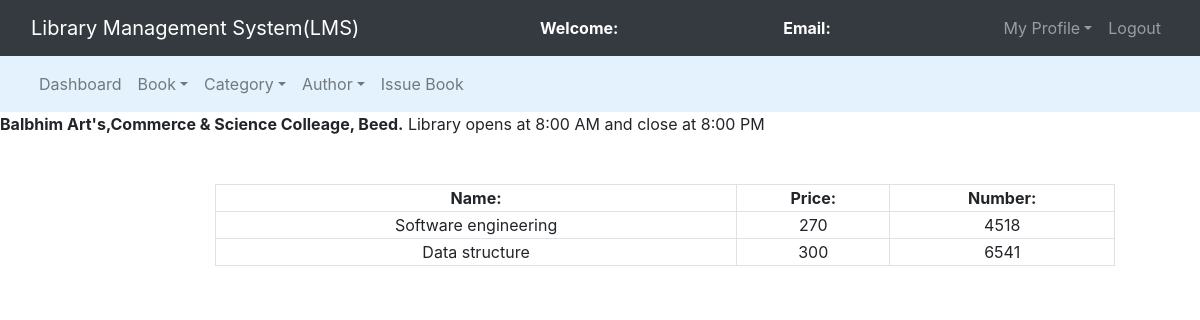
The page /admin/regbooks.php on the database as committed earlier.
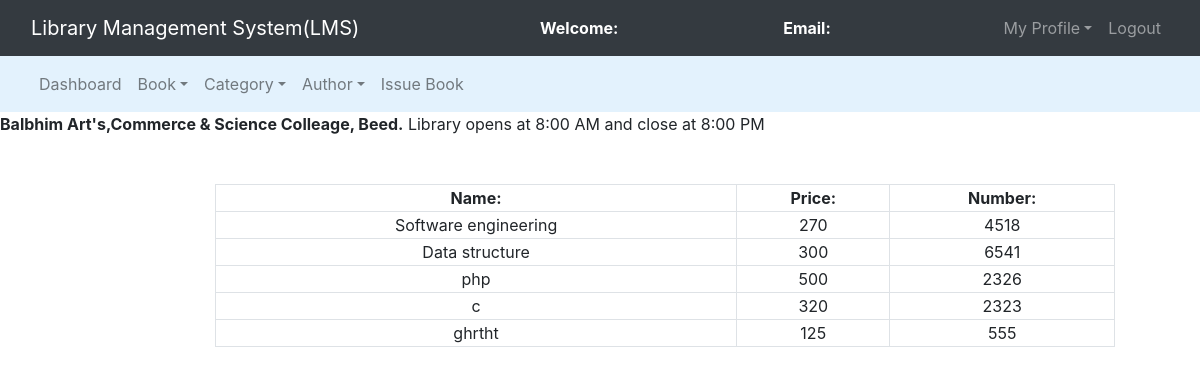
The same page on the database as committed later.
### tables this page shows
CREATE TABLE `books` (
  `book_id` int(11) NOT NULL,
  `book_name` varchar(250) NOT NULL,
  `author_id` int(11) NOT NULL,
  `cat_id` int(11) NOT NULL,
  `book_no` int(11) NOT NULL,
  `book_price` int(11) NOT NULL
);

### admin/regbooks.php (the view, shortened to what this page needs)
<?php
	require('functions.php');
	$query = "select books.book_name,books.book_no,books.book_price,authors.author_name from books left join authors on books.author_id = authors.author_id";
?>
<!DOCTYPE html>
<html>
<head>
	<link rel="stylesheet" type="text/css" href="../bootstrap-4.4.1/css/bootstrap.min.css">
</head>
<body>
	<nav class="navbar navbar-expand-lg navbar-dark bg-dark">
		<div class="container-fluid">
			<div class="navbar-header">
				<a class="navbar-brand" href="index.php">Library Management System(LMS)</a>
			</div>
			<font style="color: white"><span><strong>Welcome: <?php echo $_SESSION['name'];?></strong></span></font>
			<font style="color: white"><span><strong>Email: <?php echo $_SESSION['email'];?></strong></span></font>
			<ul class="nav navbar-nav navbar-right">
				<li class="nav-item dropdown">
					<a class="nav-link dropdown-toggle" data-toggle="dropdown">My Profile</a>
				</li>
				<li class="nav-item"><a class="nav-link" href="../logout.php">Logout</a></li>
			</ul>
		</div>
	</nav>
<nav class="navbar navbar-expand-lg navbar-light" style="background-color: #e3f2fd">
	<div class="container-fluid">
		<ul class="nav navbar-nav navbar-center">
			<li class="nav-item">
				<a href="admin_dashboard.php" class="nav-link">Dashboard</a>
			</li>
			<li class="nav-item dropdown">
				<a class="nav-link dropdown-toggle" data-toggle="dropdown">Book</a>
			</li>
			<li class="nav-item dropdown">
				<a class="nav-link dropdown-toggle" data-toggle="dropdown">Category</a>
			</li>
			<li class="nav-item dropdown">
				<a class="nav-link dropdown-toggle" data-toggle="dropdown">Author</a>
			</li>
			<li class="nav-item">
				<a href="issue_book.php" class="nav-link">Issue Book</a>
			</li>
		</ul>
	</div>
</nav>
<span><marquee><b>Balbhim Art's,Commerce & Science Colleage, Beed.</b> Library opens at 8:00 AM and close at 8:00 PM</marquee></span><br><br>
<div class="container-fluid">
	<div class="row">
	<div class="col-md-2"></div>
	<div class="col-md-8">
		<form>
			<table class="table-bordered" width="900px" style="text-align: center">
				<tr>
					<th>Name:</th>
					<th>Price:</th>
					<th>Number:</th>
				</tr>
				<?php
					$query_run = mysqli_query($connection,$query);
					while($row = mysqli_fetch_assoc($query_run)){
						$book_name = $row['book_name'];
						$price = $row['book_price'];
						$book_no = $row['book_no'];
				?>
						<tr>
							<td><?php echo $book_name;?></td>
							<td><?php echo $price;?></td>
							<td><?php echo $book_no;?></td>
						</tr>
						<?php
					}
				?>
			</table>
		</form>
	</div>
	<div class="col-md-2"></div>
</div>
</body>
</html>

Rows that differ between the two databases and show on the page:
added books: book_name "php", book_price "500", book_no "2326"
added books: book_name "c", book_price "320", book_no "2323"
added books: book_name "ghrtht", book_price "125", book_no "555"
